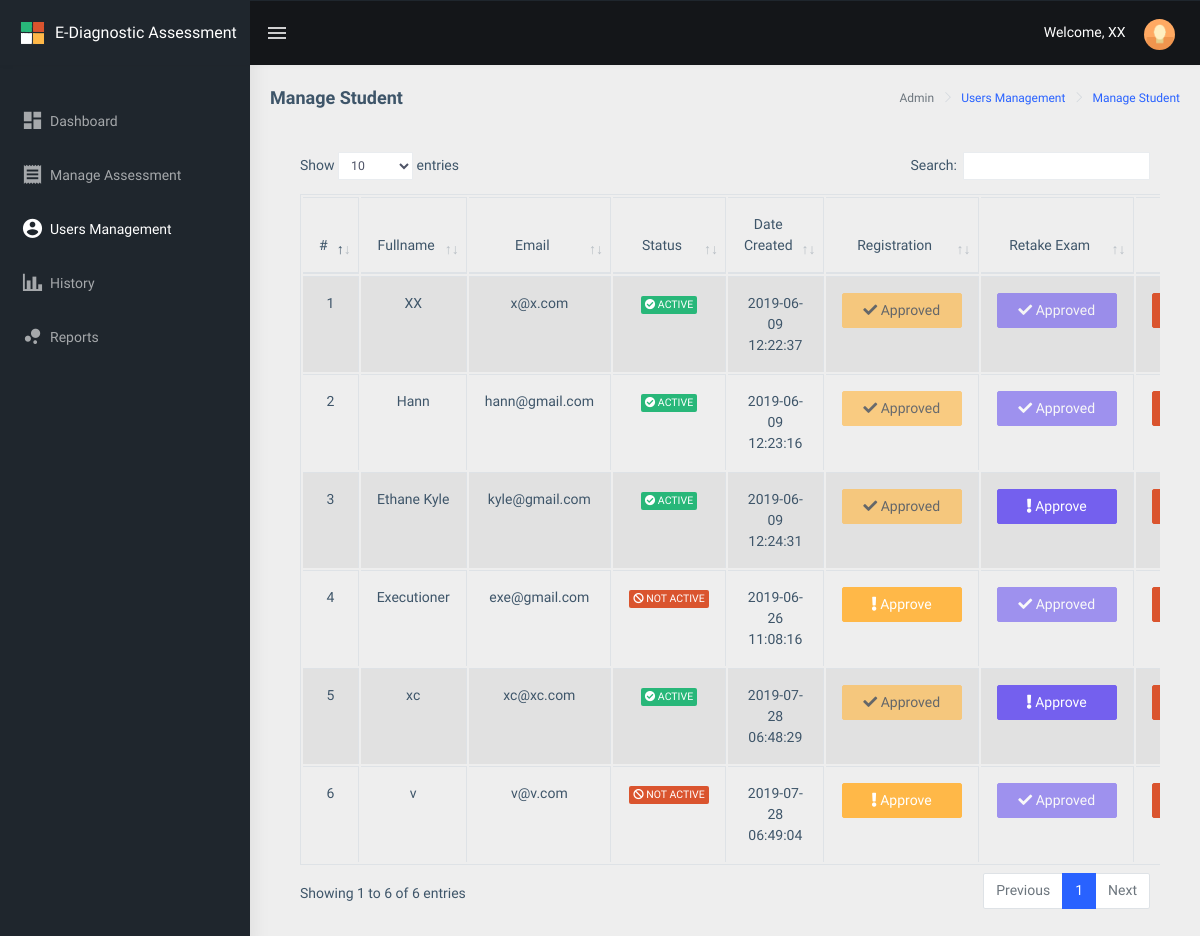
Before: /public/main/teacher/usersmanagement/student/index.php (signed in) with the older database file.
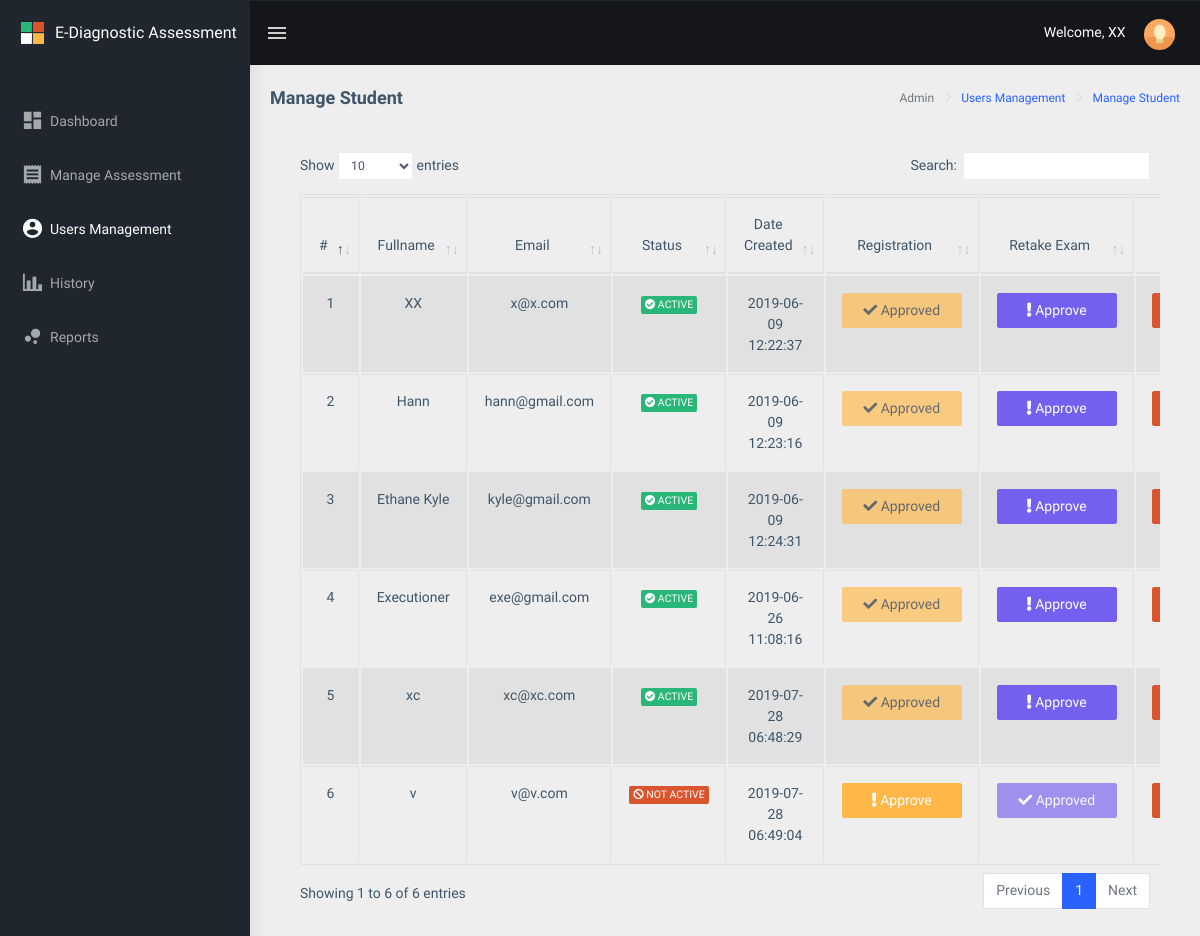
After: the same page with the newer database file.
### tables this page shows
CREATE TABLE `drxassessment_users` (
  `drxassessment_id` int(11) NOT NULL,
  `drxassessment_code` text NOT NULL,
  `drxassessment_profile_pic` text NOT NULL,
  `drxassessment_name` varchar(55) NOT NULL,
  `drxassessment_contactnumber` int(55) NOT NULL,
  `drxassessment_email` varchar(55) NOT NULL,
  `drxassessment_username` varchar(55) NOT NULL,
  `drxassessment_password` varchar(55) NOT NULL,
  `drxassessment_position` varchar(55) NOT NULL,
  `drxassessment_status` int(1) NOT NULL,
  `drxassessment_exam` int(1) NOT NULL,
  `drxassessment_created_at` datetime NOT NULL,
  `drxassessment_updated_at` datetime NOT NULL
);

### public/main/teacher/usersmanagement/student/index.php (the view, shortened to what this page needs)
<?php
include("../../../../../config/common/asdasf9z09x0c90zx90123.php");
if (!empty($_SESSION['drxassessmentname'])) {
    $drxassessmentname = $_SESSION['drxassessmentname'];
} else {
    $drxassessmentname = "";
}
?>
<!DOCTYPE html>
<html dir="ltr" lang="en">
<head>
    <link href="../../../../assets/libs/flot/css/float-chart.css" rel="stylesheet">
    <link href="../../../../dist/css/style.min.css" rel="stylesheet">
    <link href="../../../../assets/libs/datatables.net-bs4/css/dataTables.bootstrap4.css" rel="stylesheet">
</head>
<body>
    <div id="main-wrapper">
        <header class="topbar" data-navbarbg="skin5">
            <nav class="navbar top-navbar navbar-expand-md navbar-dark">
                <div class="navbar-header" data-logobg="skin5">
                    <a class="navbar-brand" href="../../../../main/teacher">
                        <b class="logo-icon p-l-10">
                            <img src="../../../../assets/images/logo-icon.png" alt="homepage" class="light-logo" />
                        </b>
                        <span class="logo-text">
                             <span style="font-size: 16px;">E-Diagnostic Assessment</span>
                        </span>
                    </a>
                </div>
                <div class="navbar-collapse collapse" id="navbarSupportedContent" data-navbarbg="skin5">
                    <ul class="navbar-nav float-left mr-auto">
                        <li class="nav-item d-none d-md-block"><a class="nav-link sidebartoggler waves-effect waves-light" href="javascript:void(0)" data-sidebartype="mini-sidebar"><i class="mdi mdi-menu font-24"></i></a></li>
                    </ul>
                    <ul class="navbar-nav float-right">
                        <li class="nav-item dropdown">
                          <span style="color: #fff;">Welcome, <?php echo $drxassessmentname; ?></span>
                            <a class="nav-link dropdown-toggle text-muted waves-effect waves-dark pro-pic" href="" data-toggle="dropdown" aria-haspopup="true" aria-expanded="false"><img src="../../../../assets/images/users/1.jpg" alt="user" class="rounded-circle" width="31" height="31"></a>
                        </li>
                    </ul>
                </div>
            </nav>
        </header>
        <aside class="left-sidebar" data-sidebarbg="skin5">
            <div class="scroll-sidebar">
                <nav class="sidebar-nav">
                    <ul id="sidebarnav" class="p-t-30">
                        <li class="sidebar-item"> <a class=" sidebar-link waves-effect waves-dark sidebar-link" href="../../../../main/teacher/" aria-expanded="false"><i class="mdi mdi-view-dashboard"></i><span class="hide-menu">Dashboard</span></a></li>
                        <li class="sidebar-item"> <a class="sidebar-link waves-effect waves-dark sidebar-link" href="../../assessment/" aria-expanded="false"><i class="mdi mdi-receipt"></i><span class="hide-menu">Manage Assessment </span></a></li>
                        <li class="active sidebar-item"> <a class="active sidebar-link waves-effect waves-dark sidebar-link" href="../../usersmanagement/" aria-expanded="false"><i class="mdi mdi-account-circle"></i><span class="hide-menu">Users Management</span></a></li>
                        <li class="sidebar-item"> <a class="sidebar-link waves-effect waves-dark sidebar-link" href="../../history/" aria-expanded="false"><i class="mdi mdi-chart-bar"></i><span class="hide-menu">History</span></a></li>
                        <li class="sidebar-item"> <a class="sidebar-link waves-effect waves-dark sidebar-link" href="../../reports/" aria-expanded="false"><i class="mdi mdi-chart-bubble"></i><span class="hide-menu">Reports</span></a></li>
                    </ul>
                </nav>
            </div>
        </aside>
        <div class="page-wrapper">
             <div class="page-breadcrumb">
                <div class="row">
                    <div class="col-12 d-flex no-block align-items-center">
                        <h4 class="page-title">Manage Student</h4>
                        <div class="ml-auto text-right">
                            <nav aria-label="breadcrumb">
                                <ol class="breadcrumb">
                                    <li class="breadcrumb-item active" aria-current="page">Admin</li>
                                   <li class="breadcrumb-item active" aria-current="page"><a href="../">Users Management</a></li>
                                    <li class="breadcrumb-item active" aria-current="page"><a href="../student/">Manage Student</a></li>
                                </ol>
                            </nav>
                        </div>
                    </div>
                </div>
            </div>
            <div class="container-fluid">
							<div class="card-body">
									<div class="table-responsive">
											<table id="zero_config" class="table table-striped table-bordered">
													<thead>
															<tr>
																	<th class="text-center">#</th>
																	<th class="text-center">Fullname</th>
																	<th class="text-center">Email</th>
																	<th class="text-center">Status</th>
																	<th class="text-center">Date Created</th>
                                  <th class="text-center">Registration</th>
                                  <th class="text-center">Retake Exam</th>
																	<th class="text-center">Delete</th>
															</tr>
													</thead>
													<tbody>
														<?php
	                          $drx_count = 0;
	                          $connection->setAttribute(PDO::ATTR_ERRMODE, PDO::ERRMODE_EXCEPTION);
	                          $result = $connection->prepare("SELECT * FROM drxassessment_users WHERE drxassessment_position ='5tud3nt' ORDER BY drxassessment_created_at ASC");
	                          $result->execute();
	                              while ($row = $result->fetch(PDO::FETCH_ASSOC)) {
	                                     $drx_count++;
	                                     $drxassessment_id = $row['drxassessment_id'];
	                                     $drxassessment_name = $row['drxassessment_name'];
	                                     $drxassessment_email = $row['drxassessment_email'];
																			 $drxassessment_created_at = $row['drxassessment_created_at'];
                                       $drxassessment_status = $row['drxassessment_status'];
	                                     $drxassessment_exam = $row['drxassessment_exam'];
	                          ?>
															<tr>
																<td class="text-center"><?php echo $drx_count; ?></td>
																<td class="text-center"><?php echo $drxassessment_name; ?></td>
																<td class="text-center"><?php echo $drxassessment_email; ?></td>
																<td class="text-center">
																	<?php if ($drxassessment_status == 1) { ?>
																	<span class="badge badge-success"><i class="fas fa-check-circle"></i> ACTIVE</span>
																  <?php } else if($drxassessment_status == 0) {?>
																	<span class="badge badge-danger"><i class="fas fa-ban"></i> NOT ACTIVE</span>
																	<?php } ?>
																</td>
																<td class="text-center"><?php echo $drxassessment_created_at; ?></td>
																<td class="text-center">
																	<?php if($drxassessment_status == 1) {?>
																	<button type="button" class="btn btn-warning btn-mg" style="width: 120px;" disabled>
                                  <i class="fas fa-check"></i> Approved
                                  </button>
																	<?php } else if($drxassessment_status == 0) {?>
																	<button type="button" data-toggle="modal" data-target="#usersModal" style="width: 120px;"  class="btn btn-warning btn-mg"
                                  onclick="approveUser('<?php echo $drxassessment_id ; ?>',
	                                                     '<?php echo $drxassessment_name ; ?>');">
                                  <i class="fas fa-exclamation"></i> Approve
                                  </button>
																	<?php } ?>
																</td>
																<td class="text-center">
                                  <?php if ($drxassessment_exam == 1) { ?>
                                  <button type="button" data-toggle="modal" data-target="#approveusersModal"  style="width: 120px;" class="btn btn-primary btn-mg"
                                  onclick="approveExam('<?php echo $drxassessment_id ; ?>');">
                                  <i class="fas fa-exclamation"></i> Approve
                                  </button>
                                <?php } else if($drxassessment_exam == 0) { ?>
                                  <button type="button" style="width: 120px;" class="btn btn-primary btn-mg" disabled>
                                  <i class="fas fa-check"></i> Approved
                                  </button>
                                <?php } ?>
																</td>
																<td class="text-center">
                                  <button type="button" data-toggle="modal" data-target="#deleteusersModal"  style="width: 120px;" class="btn btn-danger btn-mg"
                                  onclick="deleteUser('<?php echo $drxassessment_id ; ?>');">
                                  </button>
																</td>
															</tr>
														<?php } ?>
													</tbody>
											</table>
									</div>
            </div>
        </div>
    </div>
</body>
</html>

Changed rows visible on the page:
changed drxassessment_users "XX": drxassessment_exam "Approved" → "Approve"
changed drxassessment_users "Hann": drxassessment_exam "Approved" → "Approve"
changed drxassessment_users "Executioner": drxassessment_status "NOT ACTIVE Approve" → "ACTIVE Approved"; drxassessment_exam "Approved" → "Approve"
